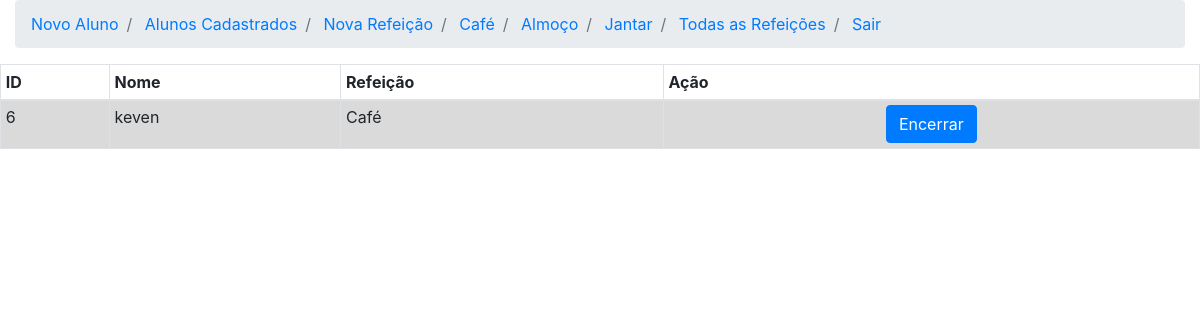
Screenshot of /tcafe/ with the database file from the repository.
### terminal/models.py (models this page shows)
class manha(models.Model):
	aluno=models.CharField(max_length=50)
	refeicao=models.TextField()

### terminal/views.py (the view)
# urls.py: path('tcafe/',views.viewtcafe,name="tcafe"),
def viewtcafe(request):
	cafes=manha.objects.all()
	return render(request,'tcafe.html',{'CAFE':cafes})

### terminal/templates/tcafe.html (shortened to what this page needs)
{% extends "base.html" %}
{% block nav %}
{{block.super}}
{% endblock nav %}
{% block conteudo %}
<table class="table table-sm table-bordered">
	<thead>
		<tr>
			<th>
				ID
			</th>
			<th>
				Nome
			</th>
			<th>
				Refeição
			</th>
			<th>
				Ação
			</th>
		</tr>
	</thead>
	<tbody>
	{% for cafes in CAFE %}
		<tr class="table-active">
			<td>
				{{cafes.id}}
			</td>
			<td>
				{{cafes.aluno}}
			</td>
			<td>
				{{cafes.refeicao}}
			</td>
			<td>
			<div class="container-fluid" style="display: flex; justify-content: center; align-items: center;">
				<a href="{% url 'terminal:defbtnencerrarcafe' cafes.id %}">
					<button class="btn btn-primary">
						Encerrar
					</button>
				</a>
			</div>
			</td>
		</tr>
	{% endfor %}
	</tbody>
</table>
{% endblock conteudo %}

### rows the page displays
manha: id "6", aluno "keven", refeicao "Café"
